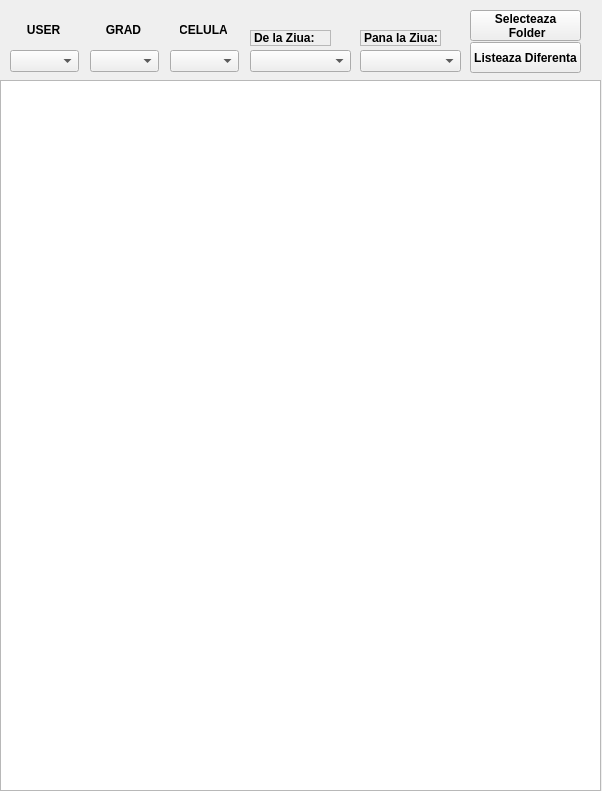
<?xml version="1.0" encoding="UTF-8"?>
<ui version="4.0">
 <class>Form</class>
 <widget class="QWidget" name="Form">
  <property name="geometry">
   <rect>
    <x>0</x>
    <y>0</y>
    <width>602</width>
    <height>791</height>
   </rect>
  </property>
  <property name="windowTitle">
   <string>Form</string>
  </property>
  <widget class="QComboBox" name="user">
   <property name="geometry">
    <rect>
     <x>10</x>
     <y>50</y>
     <width>69</width>
     <height>22</height>
    </rect>
   </property>
  </widget>
  <widget class="QTableWidget" name="tableWidget">
   <property name="geometry">
    <rect>
     <x>0</x>
     <y>80</y>
     <width>601</width>
     <height>711</height>
    </rect>
   </property>
  </widget>
  <widget class="QComboBox" name="grad">
   <property name="geometry">
    <rect>
     <x>90</x>
     <y>50</y>
     <width>69</width>
     <height>22</height>
    </rect>
   </property>
  </widget>
  <widget class="QComboBox" name="celula">
   <property name="geometry">
    <rect>
     <x>170</x>
     <y>50</y>
     <width>69</width>
     <height>22</height>
    </rect>
   </property>
  </widget>
  <widget class="QComboBox" name="t2">
   <property name="geometry">
    <rect>
     <x>360</x>
     <y>50</y>
     <width>101</width>
     <height>22</height>
    </rect>
   </property>
  </widget>
  <widget class="QLabel" name="labelU">
   <property name="geometry">
    <rect>
     <x>20</x>
     <y>20</y>
     <width>47</width>
     <height>20</height>
    </rect>
   </property>
   <property name="font">
    <font>
     <weight>75</weight>
     <bold>true</bold>
     <kerning>true</kerning>
    </font>
   </property>
   <property name="frameShape">
    <enum>QFrame::NoFrame</enum>
   </property>
   <property name="text">
    <string>USER</string>
   </property>
   <property name="alignment">
    <set>Qt::AlignCenter</set>
   </property>
  </widget>
  <widget class="QLabel" name="labelG">
   <property name="geometry">
    <rect>
     <x>100</x>
     <y>20</y>
     <width>47</width>
     <height>20</height>
    </rect>
   </property>
   <property name="font">
    <font>
     <weight>75</weight>
     <bold>true</bold>
    </font>
   </property>
   <property name="text">
    <string>GRAD</string>
   </property>
   <property name="alignment">
    <set>Qt::AlignCenter</set>
   </property>
  </widget>
  <widget class="QLabel" name="labelC">
   <property name="geometry">
    <rect>
     <x>180</x>
     <y>20</y>
     <width>47</width>
     <height>20</height>
    </rect>
   </property>
   <property name="font">
    <font>
     <weight>75</weight>
     <bold>true</bold>
    </font>
   </property>
   <property name="text">
    <string>CELULA</string>
   </property>
   <property name="alignment">
    <set>Qt::AlignCenter</set>
   </property>
  </widget>
  <widget class="QPushButton" name="listeaza">
   <property name="geometry">
    <rect>
     <x>470</x>
     <y>42</y>
     <width>111</width>
     <height>31</height>
    </rect>
   </property>
   <property name="font">
    <font>
     <weight>75</weight>
     <italic>false</italic>
     <bold>true</bold>
    </font>
   </property>
   <property name="text">
    <string>Listeaza Diferenta</string>
   </property>
  </widget>
  <widget class="QLabel" name="label">
   <property name="geometry">
    <rect>
     <x>250</x>
     <y>30</y>
     <width>81</width>
     <height>16</height>
    </rect>
   </property>
   <property name="font">
    <font>
     <weight>75</weight>
     <bold>true</bold>
    </font>
   </property>
   <property name="frameShape">
    <enum>QFrame::StyledPanel</enum>
   </property>
   <property name="text">
    <string>De la Ziua:</string>
   </property>
   <property name="wordWrap">
    <bool>false</bool>
   </property>
  </widget>
  <widget class="QPushButton" name="browseFolder">
   <property name="geometry">
    <rect>
     <x>470</x>
     <y>10</y>
     <width>111</width>
     <height>31</height>
    </rect>
   </property>
   <property name="font">
    <font>
     <weight>75</weight>
     <bold>true</bold>
    </font>
   </property>
   <property name="text">
    <string>Selecteaza
 Folder</string>
   </property>
  </widget>
  <widget class="QComboBox" name="t1">
   <property name="geometry">
    <rect>
     <x>250</x>
     <y>50</y>
     <width>101</width>
     <height>22</height>
    </rect>
   </property>
  </widget>
  <widget class="QLabel" name="label_2">
   <property name="geometry">
    <rect>
     <x>360</x>
     <y>30</y>
     <width>81</width>
     <height>16</height>
    </rect>
   </property>
   <property name="font">
    <font>
     <weight>75</weight>
     <bold>true</bold>
    </font>
   </property>
   <property name="frameShape">
    <enum>QFrame::StyledPanel</enum>
   </property>
   <property name="text">
    <string>Pana la Ziua:</string>
   </property>
  </widget>
 </widget>
 <resources/>
 <connections/>
</ui>
